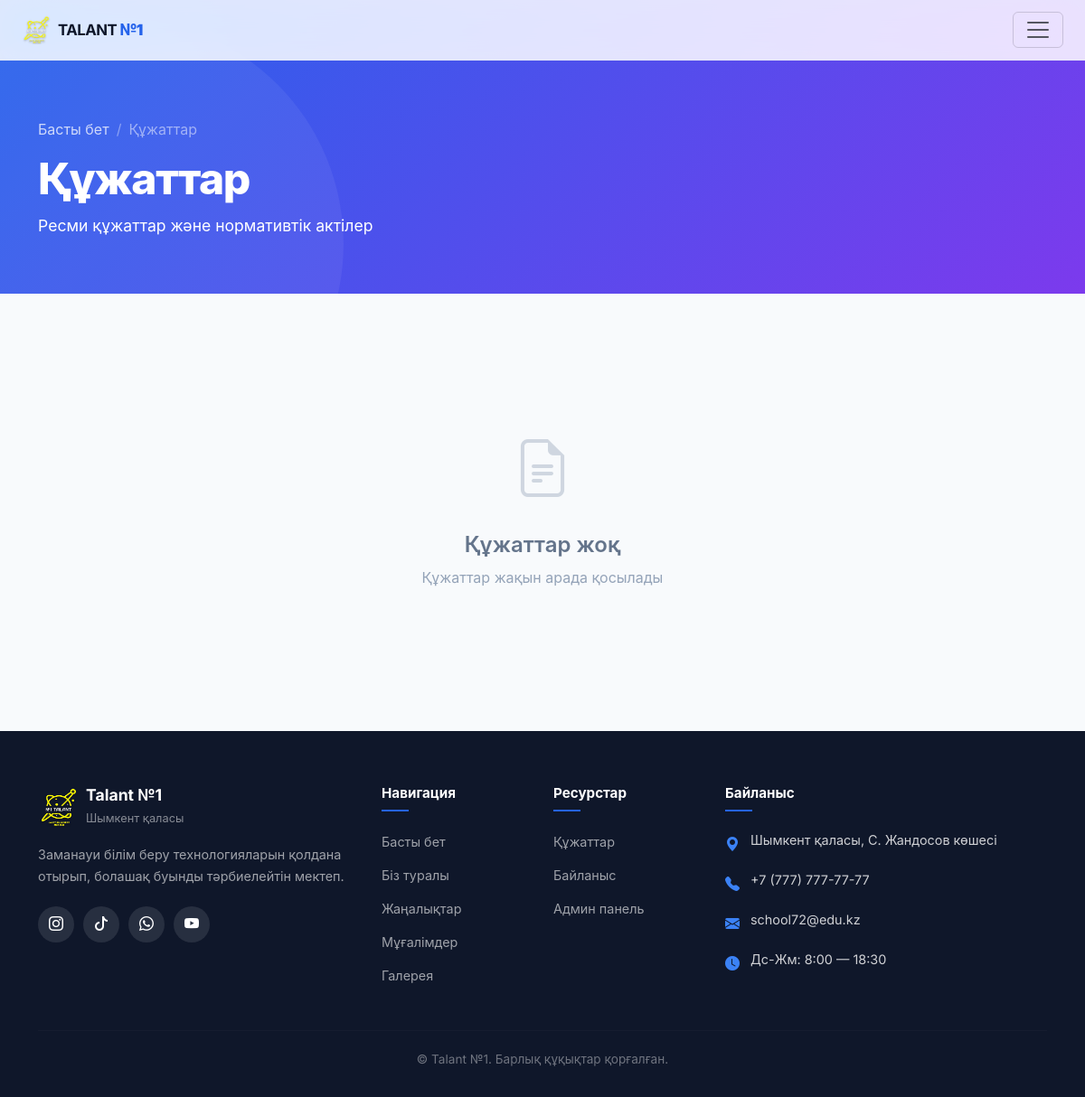
The app's page /documents/, older data.
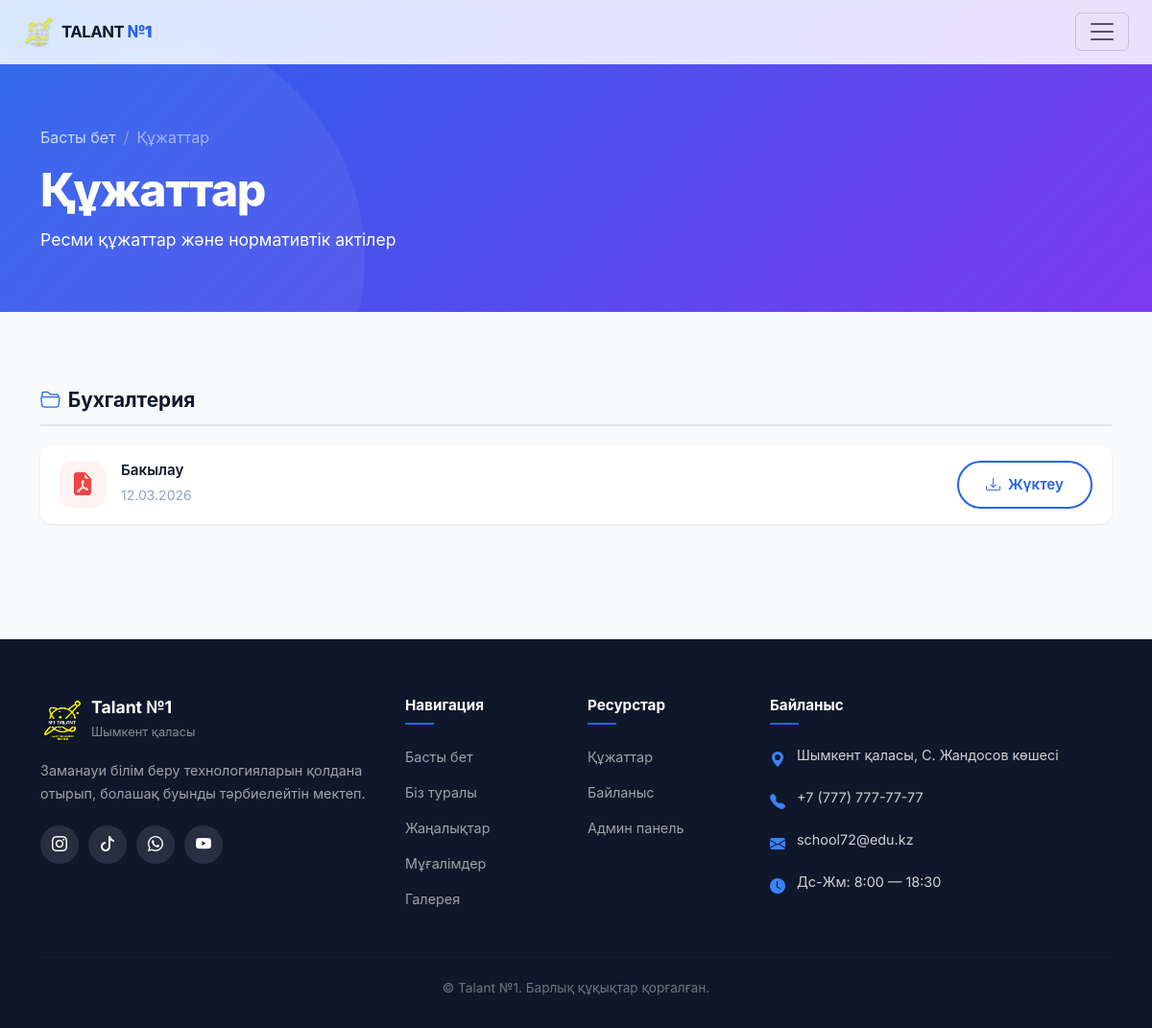
The same page, newer data.
### app/models.py (models this page shows, shortened)
class DocumentCategory(models.Model):
    name = models.CharField('Атауы', max_length=100)
    slug = models.SlugField('URL', max_length=120, unique=True, blank=True)
    class Meta:
        verbose_name = 'Құжат санаты'
        verbose_name_plural = 'Құжат санаттары'
        ordering = ['name']

class Document(models.Model):
    title = models.CharField('Атауы', max_length=255)
    file = models.FileField('Файл', upload_to='documents/')
    category = models.ForeignKey(
        DocumentCategory, on_delete=models.SET_NULL,
        null=True, blank=True, verbose_name='Санаты',
        related_name='documents'
    )
    uploaded_at = models.DateTimeField('Жүктелген уақыты', auto_now_add=True)
    class Meta:
        verbose_name = 'Құжат'
        verbose_name_plural = 'Құжаттар'
        ordering = ['-uploaded_at']

### app/views.py (the view)
# urls.py: path('documents/', views.documents, name='documents'),
def documents(request):
    categories = DocumentCategory.objects.prefetch_related('documents').all()
    return render(request, 'documents.html', {'categories': categories})

### app/context_processors.py (called while the page is built)
def clubs_processor(request):
    try:
        return {
            'nav_clubs': Club.objects.all().order_by('order', 'name')
        }
    except:
        return {'nav_clubs': []}

### app/templates/documents.html (shortened to what this page needs)
{% extends 'base.html' %}
{% load static %}
{% block content %}
<section class="page-header">
  <div class="container">
    <nav aria-label="breadcrumb" data-aos="fade-down">
      <ol class="breadcrumb">
        <li class="breadcrumb-item"><a href="{% url 'app:index' %}">Басты бет</a></li>
        <li class="breadcrumb-item active">Құжаттар</li>
      </ol>
    </nav>
    <h1 class="page-header-title" data-aos="fade-up">Құжаттар</h1>
    <p class="page-header-desc" data-aos="fade-up" data-aos-delay="100">Ресми құжаттар және нормативтік актілер</p>
  </div>
</section>
<section class="section-padding">
  <div class="container">
    {% if categories %}
    {% for category in categories %}
    <div class="document-category-block" data-aos="fade-up">
      <h3 class="document-category-title">
        <i class="bi bi-folder2-open me-2"></i>{{ category.name }}
      </h3>
      {% if category.documents.all %}
      <div class="document-list">
        {% for doc in category.documents.all %}
        <div class="document-item">
          <div class="document-icon">
            <i class="bi bi-file-earmark-pdf-fill"></i>
          </div>
          <div class="document-info">
            <h5>{{ doc.title }}</h5>
            <small>{{ doc.uploaded_at|date:"d.m.Y" }}</small>
          </div>
          <a href="{{ doc.file.url }}" target="_blank" class="btn btn-sm btn-outline-custom" download>
            <i class="bi bi-download me-1"></i> Жүктеу
          </a>
        </div>
        {% endfor %}
      </div>
      {% else %}
      <p class="text-muted">Бұл санатта құжаттар жоқ</p>
      {% endif %}
    </div>
    {% endfor %}
    {% else %}
    <div class="empty-state" data-aos="fade-up">
      <i class="bi bi-file-earmark-text"></i>
      <h4>Құжаттар жоқ</h4>
      <p>Құжаттар жақын арада қосылады</p>
    </div>
    {% endif %}
  </div>
</section>
{% endblock %}

### app/templates/base.html (shortened to what this page needs)
{% load static %}
{% load humanize %}
<!DOCTYPE html>
<html lang="kk">
<head>
  <link href="https://cdn.jsdelivr.net/npm/bootstrap@5.3.3/dist/css/bootstrap.min.css" rel="stylesheet">
  <link rel="stylesheet" href="https://cdn.jsdelivr.net/npm/bootstrap-icons@1.11.3/font/bootstrap-icons.min.css">
  <link href="https://unpkg.com/aos@2.3.4/dist/aos.css" rel="stylesheet">
  <link rel="stylesheet" href="{% static 'css/style.css' %}">
</head>
<body>
  <nav class="navbar navbar-expand-xxl fixed-top" id="mainNavbar">
    <div class="container-fluid px-4">
      <a class="navbar-brand d-flex align-items-center me-lg-2" href="{% url 'app:index' %}">
        <img src="{% static 'img/Талант копия.png' %}" alt="Logo" width="32" height="32" class="me-2">
        <span class="brand-text">Talant <strong> №1</strong></span>
      </a>
      <button class="navbar-toggler" type="button" data-bs-toggle="collapse" data-bs-target="#navbarNav"
        aria-controls="navbarNav" aria-expanded="false" aria-label="Меню">
        <span class="navbar-toggler-icon"></span>
      </button>
    </div>
  </nav>
  <main>
    {% block content %}{% endblock %}
  </main>
  <footer class="site-footer">
    <div class="footer-content">
      <div class="container">
        <div class="row g-4">
          <div class="col-lg-4 col-md-6">
            <div class="footer-brand d-flex align-items-center mb-3">
              <img src="{% static 'img/Талант копия.png' %}" alt="Logo" width="45" height="45" class="me-2">
              <div>
                <h5 class="mb-0">Talant №1</h5>
                <small class="text-muted-light">Шымкент қаласы</small>
              </div>
            </div>
            <p class="footer-desc">
              Заманауи білім беру технологияларын қолдана отырып,
              болашақ буынды тәрбиелейтін мектеп.
            </p>
            <div class="footer-socials">
              <a href="#" class="social-link" aria-label="Instagram"><i class="bi bi-instagram"></i></a>
              <a href="#" class="social-link" aria-label="TikTok"><i class="bi bi-tiktok"></i></a>
              <a href="#" class="social-link" aria-label="WhatsApp"><i class="bi bi-whatsapp"></i></a>
              <a href="#" class="social-link" aria-label="YouTube"><i class="bi bi-youtube"></i></a>
            </div>
          </div>
          <div class="col-lg-2 col-md-6">
            <h6 class="footer-heading">Навигация</h6>
            <ul class="footer-links">
              <li><a href="{% url 'app:index' %}">Басты бет</a></li>
              <li><a href="{% url 'app:about' %}">Біз туралы</a></li>
              <li><a href="{% url 'app:news_list' %}">Жаңалықтар</a></li>
              <li><a href="{% url 'app:teacher_list' %}">Мұғалімдер</a></li>
              <li><a href="{% url 'app:gallery' %}">Галерея</a></li>
            </ul>
          </div>
          <div class="col-lg-2 col-md-6">
            <h6 class="footer-heading">Ресурстар</h6>
            <ul class="footer-links">
              <li><a href="{% url 'app:documents' %}">Құжаттар</a></li>
              <li><a href="{% url 'app:contact' %}">Байланыс</a></li>
              <li><a href="/admin/">Админ панель</a></li>
            </ul>
          </div>
          <div class="col-lg-4 col-md-6">
            <h6 class="footer-heading">Байланыс</h6>
            <ul class="footer-contact">
              <li>
                <i class="bi bi-geo-alt-fill"></i>
                <span>Шымкент қаласы, С. Жандосов көшесі</span>
              </li>
              <li>
                <i class="bi bi-telephone-fill"></i>
                <span>+7 (777) 777-77-77</span>
              </li>
              <li>
                <i class="bi bi-envelope-fill"></i>
                <span>school72@edu.kz</span>
              </li>
              <li>
                <i class="bi bi-clock-fill"></i>
                <span>Дс-Жм: 8:00 — 18:30</span>
              </li>
            </ul>
          </div>
        </div>
        <hr class="footer-divider">
        <div class="footer-bottom text-center">
          <p>&copy; Talant №1. Барлық құқықтар қорғалған.</p>
        </div>
      </div>
    </div>
  </footer>
</body>
</html>

Row changes from the older to the newer data that the page shows:
added DocumentCategory: name "Бухгалтерия"
added Document: title "Бакылау", uploaded_at "12.03.2026"
Text that changed along with them:
text no longer shown: "Құжаттар жоқ Құжаттар жақын арада қосылады"
